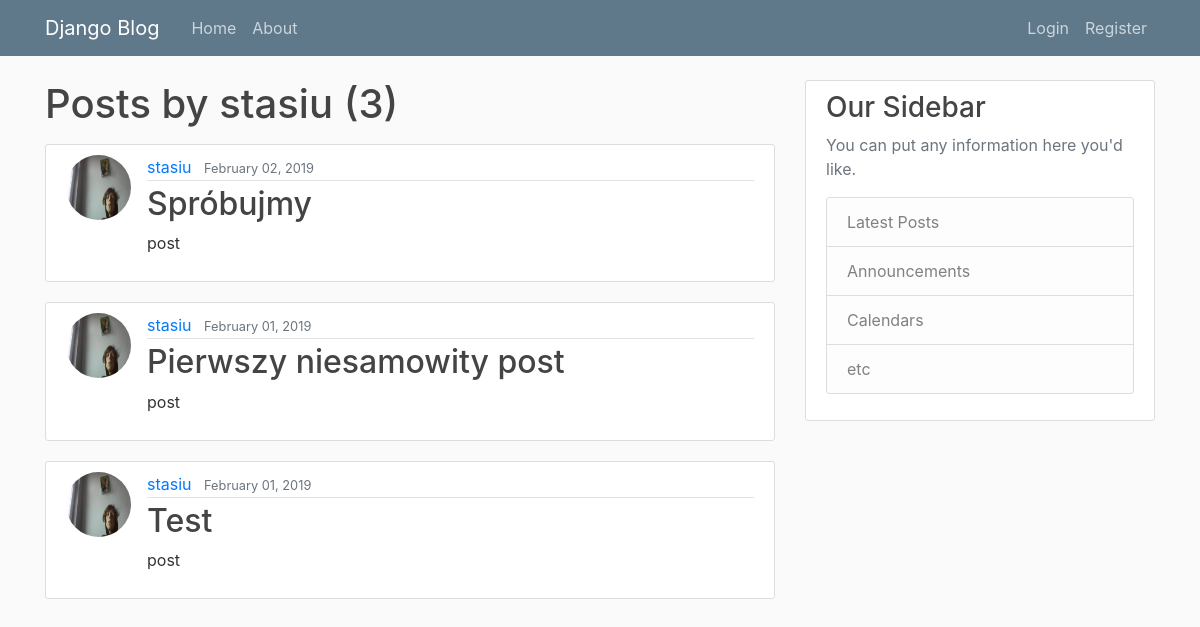
Before: /user/stasiu with the older database file.
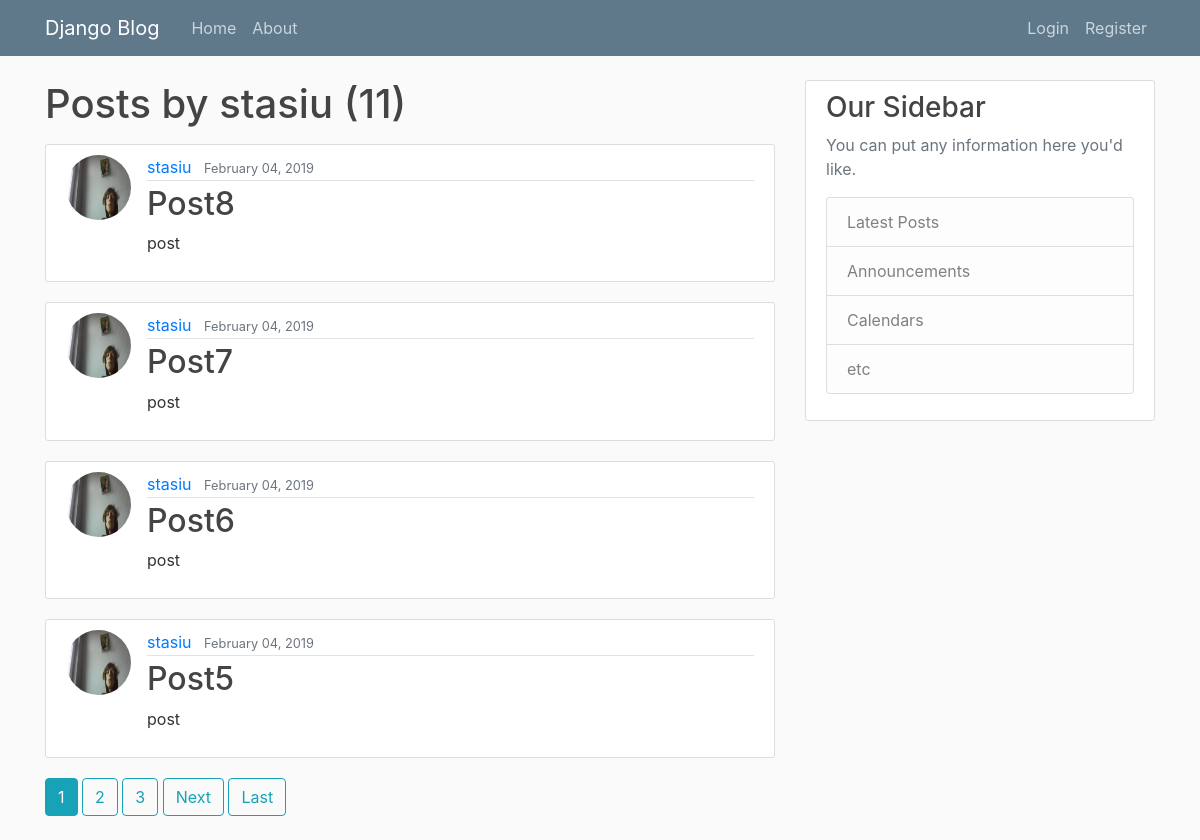
After: the same page with the newer database file.
### blog/models.py (models this page shows, shortened)
class Post(models.Model):
    title = models.CharField(max_length=100)
    content = models.TextField(default='post')
    date_postes = models.DateTimeField(default=timezone.now)
    author = models.ForeignKey(User, on_delete=models.CASCADE) #If are the user is the deleted, its post are also deleted.

### users/models.py (models this page shows, shortened)
class Profile(models.Model):
    user = models.OneToOneField(User, on_delete=models.CASCADE)
    image = models.ImageField(default='default.jpg', upload_to='profile_pics')

### blog/views.py (the view)
# urls.py: path('user/<str:username>', UserPostListView.as_view(), name='user_posts'),
class UserPostListView(ListView):
    model = Post
    template_name = 'blog/user_posts.html'  # <app>/<model>_<viewtype>.html
    context_object_name = 'posts'
    ordering = ['-date_postes']
    paginate_by = 4
    def get_queryset(self):
        user = get_object_or_404(User, username=self.kwargs.get('username'))
        return Post.objects.filter(author=user).order_by('-date_postes')

### blog/templates/blog/user_posts.html (shortened to what this page needs)
{% extends "blog/base.html" %}
{% block content %}
    <h1 class="mb-3">Posts by {{ view.kwargs.username }} ({{ page_obj.paginator.count }})</h1>
    {% for post in posts %}
        <article class="media content-section">
          <img class="rounded-circle article-img" src="{{ post.author.profile.image.url }}">
          <div class="media-body">
            <div class="article-metadata">
              <a class="mr-2" href="{% url 'user_posts' post.author.username %}">{{ post.author }}</a>
              <small class="text-muted">{{ post.date_postes|date:"F d, Y" }}</small>
            </div>
            <h2><a class="article-title" href="{% url 'post-detail' post.id %}">{{ post.title }}</a></h2>
            <p class="article-content">{{ post.content }}</p>
          </div>
        </article>
    {% endfor %}
    {% if is_paginated %}
      {% for num in page_obj.paginator.page_range %}
        {% if page_obj.number == num %}
          <a class="btn btn-info mb-4" href="?page={{ num }}">{{ num }}</a>
        {% elif num > page_obj.number|add:'-3' and num < page_obj.number|add:'3' %}
          <a class="btn btn-outline-info mb-4" href="?page={{ num }}">{{ num }}</a>
        {% endif %}
      {% endfor %}
      {% if page_obj.has_next %}
        <a class="btn btn-outline-info mb-4" href="?page={{ page_obj.next_page_number }}">Next</a>
        <a class="btn btn-outline-info mb-4" href="?page={{ page_obj.paginator.num_pages }}">Last</a>
      {% endif %}
{% endif %}
{% endblock content %}

### blog/templates/blog/base.html (shortened to what this page needs)
{% load static %}
<!DOCTYPE html>
<html lang="en">
<head>
    <link rel="stylesheet" href="https://stackpath.bootstrapcdn.com/bootstrap/4.2.1/css/bootstrap.min.css">
    <link rel="stylesheet" type="text/css" href="{% static 'blog/main.css' %}">
</head>
<body>
    <header class="site-header">
      <nav class="navbar navbar-expand-md navbar-dark bg-steel fixed-top">
        <div class="container">
          <a class="navbar-brand mr-4" href="{% url 'blog-home' %}">Django Blog</a>
          <div class="collapse navbar-collapse" id="navbarToggle">
            <div class="navbar-nav mr-auto">
              <a class="nav-item nav-link" href="{% url 'blog-home' %}">Home</a>
              <a class="nav-item nav-link" href="{% url 'blog-about' %}">About</a>
            </div>
            <div class="navbar-nav">
                {% if user.is_authenticated %}
                    <a class="nav-item nav-link" href="{% url 'post-create' %}">New post</a>
                    <a class="nav-item nav-link" href="{% url 'profile' %}">Profile</a>
                    <a class="nav-item nav-link" href="{% url 'logout' %}">Logout</a>
                {% else %}
                    <a class="nav-item nav-link" href="{% url 'login' %}">Login</a>
                    <a class="nav-item nav-link" href="{% url 'register' %}">Register</a>
                {% endif %}
            </div>
          </div>
        </div>
      </nav>
    </header>
    <main role="main" class="container">
      <div class="row">
        <div class="col-md-8">
          {% block content %}{% endblock %}
        </div>
        <div class="col-md-4">
          <div class="content-section">
            <h3>Our Sidebar</h3>
            <p class='text-muted'>You can put any information here you'd like.
              <ul class="list-group">
                <li class="list-group-item list-group-item-light">Latest Posts</li>
                <li class="list-group-item list-group-item-light">Announcements</li>
                <li class="list-group-item list-group-item-light">Calendars</li>
                <li class="list-group-item list-group-item-light">etc</li>
              </ul>
            </p>
          </div>
        </div>
      </div>
    </main>
</body>
</html>

### blog/static/blog/main.css (style rules this page uses)
body { background: #fafafa; color: #333333; margin-top: 5rem; }
h1, h2, h3, h4, h5, h6 { color: #444444; }
ul { margin: 0; }
.bg-steel { background-color: #5f788a; }
.site-header .navbar-nav .nav-link { color: #cbd5db; }
.content-section { background: #ffffff; padding: 10px 20px; border: 1px solid #dddddd; border-radius: 3px; margin-bottom: 20px; }
.article-title { color: #444444; }
.article-content { white-space: pre-line; }
.article-img { height: 65px; width: 65px; margin-right: 16px; }
.article-metadata { padding-bottom: 1px; margin-bottom: 4px; border-bottom: 1px solid #e3e3e3 }

Changed rows visible on the page:
no longer on this page (row unchanged): Post: author.profile.image (picture), author "stasiu", date_postes "February 02, 2019", title "Spróbujmy", content "post"
no longer on this page (row unchanged): Post: author.profile.image (picture), author "stasiu", date_postes "February 01, 2019", title "Pierwszy niesamowity post", content "post"
no longer on this page (row unchanged): Post: author.profile.image (picture), author "stasiu", date_postes "February 01, 2019", title "Test", content "post"
added Post: author.profile.image (picture), author "stasiu", date_postes "February 04, 2019", title "Post8", content "post"
added Post: author.profile.image (picture), author "stasiu", date_postes "February 04, 2019", title "Post7", content "post"
added Post: author.profile.image (picture), author "stasiu", date_postes "February 04, 2019", title "Post6", content "post"
added Post: author.profile.image (picture), author "stasiu", date_postes "February 04, 2019", title "Post5", content "post"
Other visible differences:
{{ page_obj.paginator.count }}: "3" → "11"
new list line: "1"
new list line: "2"
new list line: "3"
text now shown: "Next Last"
